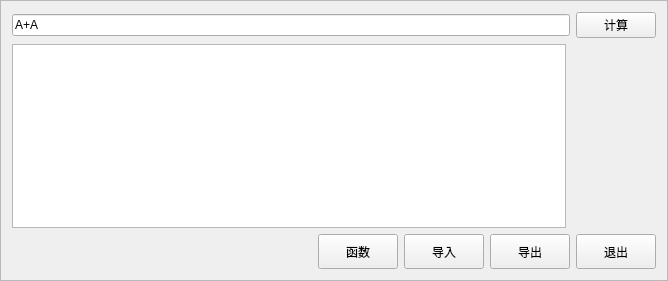
<?xml version="1.0" encoding="UTF-8"?>
<ui version="4.0">
 <class>InputFrame</class>
 <widget class="QFrame" name="InputFrame">
  <property name="geometry">
   <rect>
    <x>0</x>
    <y>0</y>
    <width>668</width>
    <height>281</height>
   </rect>
  </property>
  <property name="windowTitle">
   <string>Frame</string>
  </property>
  <property name="frameShape">
   <enum>QFrame::StyledPanel</enum>
  </property>
  <property name="frameShadow">
   <enum>QFrame::Raised</enum>
  </property>
  <layout class="QVBoxLayout" name="verticalLayout">
   <item>
    <layout class="QHBoxLayout" name="horizontalLayout_4">
     <item>
      <widget class="QLineEdit" name="inputLine">
       <property name="styleSheet">
        <string notr="true">font: 15pt &quot;Ubuntu&quot;;</string>
       </property>
       <property name="text">
        <string>A+A</string>
       </property>
      </widget>
     </item>
     <item>
      <widget class="QPushButton" name="calcButton">
       <property name="text">
        <string>计算</string>
       </property>
      </widget>
     </item>
    </layout>
   </item>
   <item>
    <layout class="QHBoxLayout" name="horizontalLayout_7">
     <item>
      <widget class="QTextEdit" name="historyText"/>
     </item>
     <item>
      <spacer name="horizontalSpacer_4">
       <property name="orientation">
        <enum>Qt::Horizontal</enum>
       </property>
       <property name="sizeType">
        <enum>QSizePolicy::Fixed</enum>
       </property>
       <property name="sizeHint" stdset="0">
        <size>
         <width>90</width>
         <height>40</height>
        </size>
       </property>
      </spacer>
     </item>
    </layout>
   </item>
   <item>
    <layout class="QHBoxLayout" name="horizontalLayout_5">
     <item>
      <spacer name="horizontalSpacer_3">
       <property name="orientation">
        <enum>Qt::Horizontal</enum>
       </property>
       <property name="sizeHint" stdset="0">
        <size>
         <width>40</width>
         <height>20</height>
        </size>
       </property>
      </spacer>
     </item>
     <item>
      <widget class="QPushButton" name="pushButton_13">
       <property name="sizePolicy">
        <sizepolicy hsizetype="Minimum" vsizetype="Fixed">
         <horstretch>0</horstretch>
         <verstretch>0</verstretch>
        </sizepolicy>
       </property>
       <property name="minimumSize">
        <size>
         <width>0</width>
         <height>35</height>
        </size>
       </property>
       <property name="maximumSize">
        <size>
         <width>16777215</width>
         <height>35</height>
        </size>
       </property>
       <property name="text">
        <string>函数</string>
       </property>
      </widget>
     </item>
     <item>
      <widget class="QPushButton" name="importButton">
       <property name="sizePolicy">
        <sizepolicy hsizetype="Minimum" vsizetype="Fixed">
         <horstretch>0</horstretch>
         <verstretch>0</verstretch>
        </sizepolicy>
       </property>
       <property name="minimumSize">
        <size>
         <width>0</width>
         <height>35</height>
        </size>
       </property>
       <property name="maximumSize">
        <size>
         <width>16777215</width>
         <height>35</height>
        </size>
       </property>
       <property name="text">
        <string>导入</string>
       </property>
      </widget>
     </item>
     <item>
      <widget class="QPushButton" name="exportButton">
       <property name="sizePolicy">
        <sizepolicy hsizetype="Minimum" vsizetype="Fixed">
         <horstretch>0</horstretch>
         <verstretch>0</verstretch>
        </sizepolicy>
       </property>
       <property name="minimumSize">
        <size>
         <width>0</width>
         <height>35</height>
        </size>
       </property>
       <property name="maximumSize">
        <size>
         <width>16777215</width>
         <height>35</height>
        </size>
       </property>
       <property name="text">
        <string>导出</string>
       </property>
      </widget>
     </item>
     <item>
      <widget class="QPushButton" name="quitButton">
       <property name="sizePolicy">
        <sizepolicy hsizetype="Minimum" vsizetype="Fixed">
         <horstretch>0</horstretch>
         <verstretch>0</verstretch>
        </sizepolicy>
       </property>
       <property name="minimumSize">
        <size>
         <width>0</width>
         <height>35</height>
        </size>
       </property>
       <property name="maximumSize">
        <size>
         <width>16777215</width>
         <height>35</height>
        </size>
       </property>
       <property name="text">
        <string>退出</string>
       </property>
      </widget>
     </item>
    </layout>
   </item>
  </layout>
 </widget>
 <resources/>
 <connections/>
</ui>
